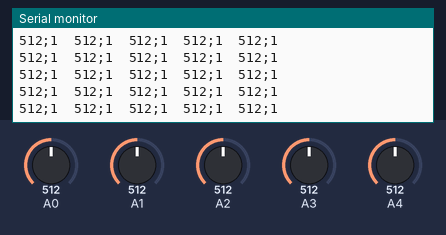
Recording of a sketch running on a simulated Arduino Uno, built with avr-gcc and run on an emulated ATmega328P. Parts: the last lines printed to the serial monitor. The inputs (shaded band) are chosen by the test bench; at power-on: A0 = 512, A1 = 512, A2 = 512, A3 = 512, A4 = 512. No radio packets arrive unless stated.

Above: at 1.2 s.
1.3 s: A0 set to 716
At 1.36 s:
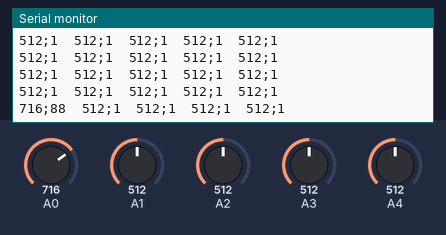
2.8 s: A1 set to 716
At 2.81 s:
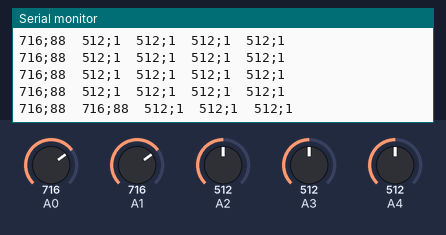
4.3 s: A2 set to 716
At 4.36 s:
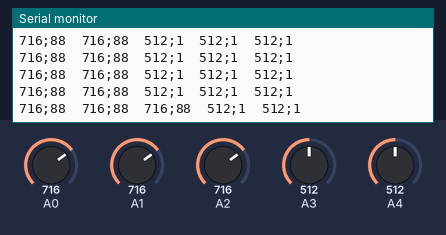
5.8 s: A3 set to 716
At 5.81 s:
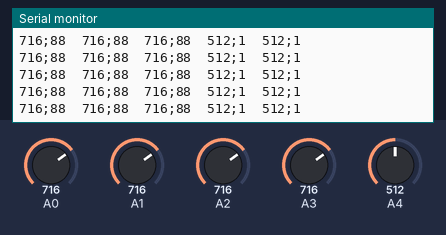
7.3 s: A4 set to 716
At 7.37 s:
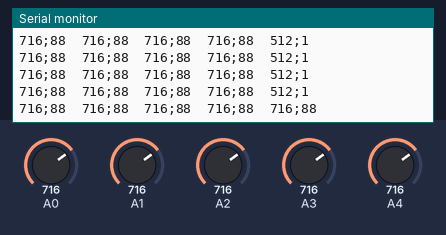
8.8 s: A0 set to 992
At 8.82 s:
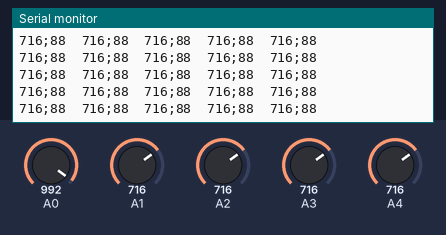
Timing chart, 0 to 11.3 s (numbered marks = the images above; inputs shaded):
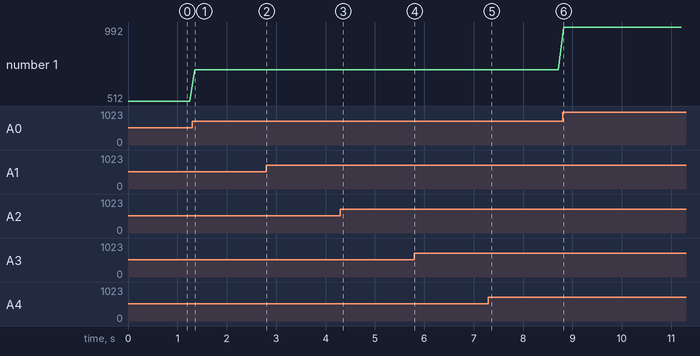

Measured:
- after the input at 1.3 s, the serial monitor: prints a new line after 0.05 s (image 1)
- after the input at 2.8 s, the serial monitor: prints a new line at once (image 2)
- after the input at 4.3 s, the serial monitor: prints a new line after 0.06 s (image 3)
- after the input at 7.3 s, the serial monitor: prints a new line after 0.07 s (image 5)
- plotted number 1: 512 → 716 after the input at 1.3 s, 716 → 992 after the input at 8.8 s

The sketch:

Transmitter2.ino
```cpp
#include <SPI.h>
#include <RF24.h>
#include <nRF24L01.h>

RF24 radio(7, 8);
const byte address[10] = "ADDRESS01";
char txt[] = {72, 73, 74, 74, 0 };
int x;

void setup() {

  Serial.begin(115200);
  radio.begin();
  radio.openWritingPipe(address);
  radio.setPALevel(RF24_PA_MAX);
  radio.stopListening();
};

void loop() {
  //  const char txt[] = "Hello World";
  for (x = 0; x < 5; x++) {
    int y = analogRead(x);
    txt[x] = map(y, 550, 790, 1, 127);
    if (txt[x] < 30) txt[x] = 1;
    Serial.print (y, DEC);
    Serial.print (';');
    Serial.print(txt[x], DEC);
    Serial.print('\t');
  }
  radio.write(&txt, sizeof(txt));
  Serial.println ();
  delay(100);
};
```
